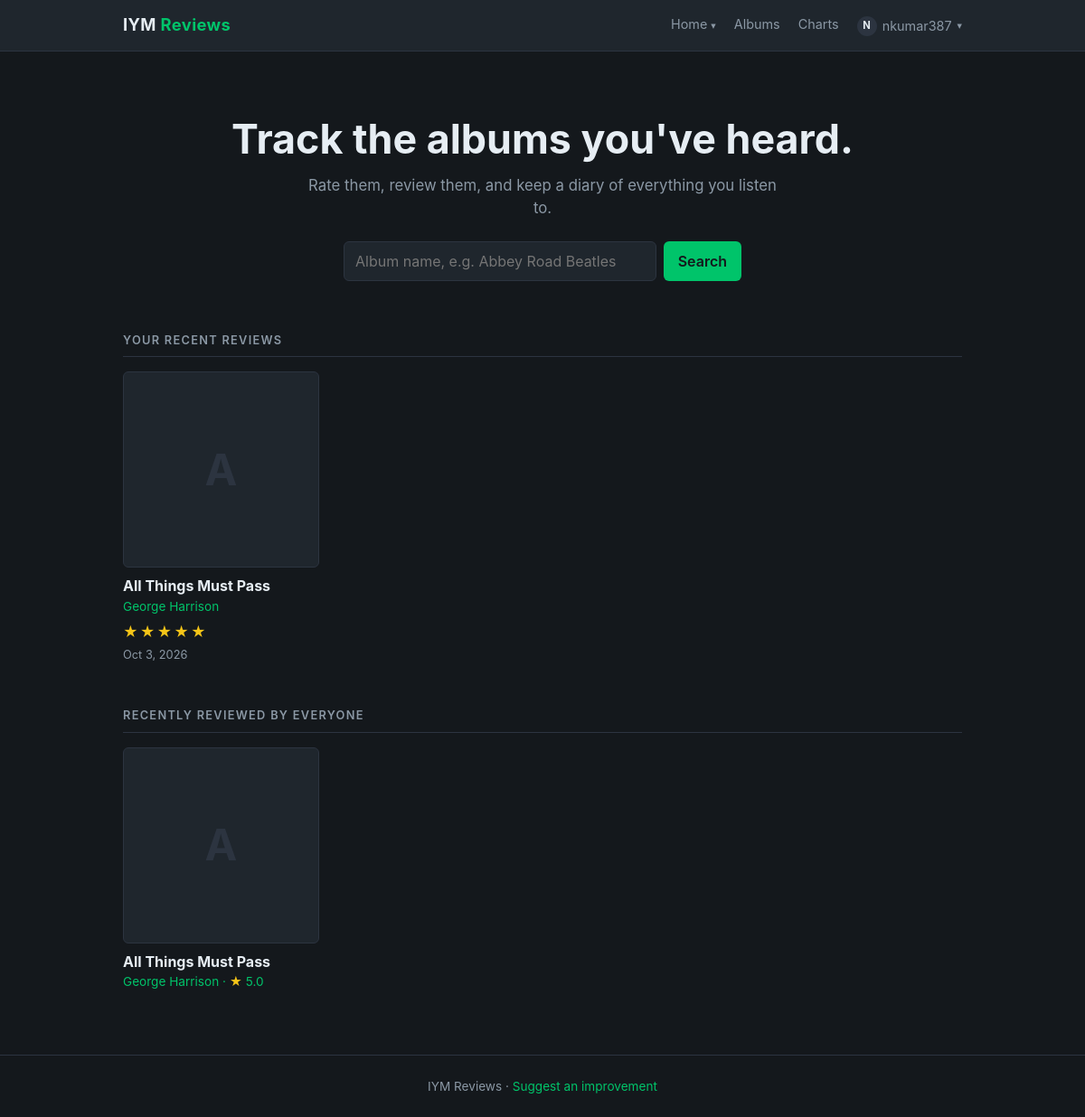
The app's page / (signed in) with its own data.
### albums/models.py (models this page shows, shortened)
class Review(models.Model):
    id = models.AutoField(primary_key=True)
    comment = models.CharField(max_length=255)
    date = models.DateTimeField(auto_now_add=True)
    album = models.ForeignKey(Album, on_delete=models.CASCADE)
    user = models.ForeignKey(User, on_delete=models.CASCADE)
    rating = models.DecimalField(max_digits=2, decimal_places=1, null = True, blank = True)  # 0 to 5 in half steps
    class Meta:
        constraints = [models.UniqueConstraint(fields=['album', 'user'], name='one_review_per_user_per_album')]

class Album(models.Model):
    id = models.AutoField(primary_key=True)
    name = models.CharField(max_length=255)
    artist = models.ForeignKey(Artist, on_delete=models.CASCADE)
    year = models.IntegerField(null=True, blank=True)
    description = models.TextField(blank=True)
    image = models.ImageField(upload_to='album_image/', blank=True)
    cover_url = models.URLField(blank=True, default='')
    mbid = models.CharField(max_length=36, unique=True, null=True, blank=True)

class Artist(models.Model):
    id = models.AutoField(primary_key=True)
    name = models.CharField(max_length=255)
    mbid = models.CharField(max_length=36, unique=True, null=True, blank=True)
    def __str__(self):
        return self.name

### home/views.py (the view)
# urls.py: path('', views.index, name = 'albums.index'),
def index(request):
    template_data = {}
    template_data['title'] = 'Improve Ya Music'
    if request.user.is_authenticated:
        template_data['my_reviews'] = (Review.objects
            .filter(user=request.user)
            .select_related('album', 'album__artist')
            .order_by('-date')[:8])
    template_data['albums'] = (Album.objects
        .annotate(last_review=Max('review__date'), average=Avg('review__rating'))
        .filter(last_review__isnull=False)
        .order_by('-last_review')[:8])
    return render(request, 'home/index.html', {'template_data' : template_data})

### albums/templatetags/ratings.py (called while the page is built)
@register.filter
def star_states(rating):
    if rating is None:
        return []
    states = []
    for star in range(1, 6):
        if rating >= star:
            states.append('on')
        elif rating >= star - 0.5:
            states.append('half')
        else:
            states.append('off')
    return states

@register.filter
def rating_text(rating):
    return ('%.1f' % rating).rstrip('0').rstrip('.')

### home/templates/home/index.html
{% extends 'base.html' %}
{% block content %}
  <section class="hero">
    <h1>Track the albums you've heard.</h1>
    <p>Rate them, review them, and keep a diary of everything you listen to.</p>
    <form class="search-form" method="GET" action="{% url 'albums.index' %}">
      <input type="search" name="search" placeholder="Album name, e.g. Abbey Road Beatles" aria-label="Search albums">
      <button type="submit">Search</button>
    </form>
  </section>
  {% if user.is_authenticated %}
    <section class="home-section">
      <h2 class="section-title">Your recent reviews</h2>
      {% if template_data.my_reviews %}
        <div class="album-grid">
          {% for review in template_data.my_reviews %}
            {% with album=review.album %}
              <article class="album-card">
                <a href="{% url 'albums.show' id=album.id %}">
                  {% include 'albums/cover.html' %}
                  <h3>{{ album.name }}</h3>
                </a>
                <p class="album-meta"><a href="{% url 'albums.artist' id=album.artist.id %}">{{ album.artist }}</a></p>
                {% if review.rating is not None %}
                  {% include 'albums/stars.html' with rating=review.rating label='You rated it ' %}
                {% else %}
                  <p class="diary-unrated">Not rated</p>
                {% endif %}
                <p class="diary-date">{{ review.date|date:"M j, Y" }}</p>
              </article>
            {% endwith %}
          {% endfor %}
        </div>
      {% else %}
        <div class="empty">You haven't reviewed anything yet. <a href="{% url 'albums.index' %}">Find an album</a> to start your diary.</div>
      {% endif %}
    </section>
  {% endif %}
  <section class="home-section">
    <h2 class="section-title">Recently reviewed by everyone</h2>
    {% if template_data.albums %}
      <div class="album-grid">
        {% for album in template_data.albums %}
          <article class="album-card">
            <a href="{% url 'albums.show' id=album.id %}">
              {% include 'albums/cover.html' %}
              <h3>{{ album.name }}</h3>
            </a>
            <p class="album-meta">
              <a href="{% url 'albums.artist' id=album.artist.id %}">{{ album.artist }}</a>
              {% if album.average is not None %}· <span class="star-on" aria-hidden="true">★</span> {{ album.average|floatformat:1 }}<span class="sr-only"> out of 5</span>{% endif %}
            </p>
          </article>
        {% endfor %}
      </div>
    {% else %}
      <div class="empty">No reviews yet. <a href="{% url 'albums.index' %}">Find an album</a> and be the first.</div>
    {% endif %}
  </section>
{% endblock %}

### albumrating/templates/base.html (shortened to what this page needs)
<!DOCTYPE html>
<html lang="en">
<head>
</head>
<body>
  <header class="navbar">
    <div class="container">
      <a class="brand" href="{% url 'home.index' %}">IYM <span>Reviews</span></a>
      <nav class="nav-links">
        <div class="dropdown">
          <a href="{% url 'home.index' %}">Home</a>
        </div>
        <a href="{% url 'albums.index' %}">Albums</a>
        <a href="{% url 'charts.index' %}">Charts</a>
        {% if user.is_authenticated %}
          <div class="dropdown">
            <a class="nav-user" href="{% url 'profiles.reviews' %}">{% include 'profiles/avatar.html' with person=user %}{{ user.username }}</a>
          </div>
        {% else %}
          <a href="{% url 'accounts.login' %}">Log in</a>
          <a href="{% url 'accounts.signup' %}">Sign up</a>
        {% endif %}
      </nav>
    </div>
  </header>
  <main class="container">
    {% block content %}{% endblock %}
  </main>
  <footer>
    <div class="container">
      IYM Reviews · <a class="footer-link" href="{% url 'feedback.index' %}">Suggest an improvement</a>
    </div>
  </footer>
</body>
</html>

### profiles/templates/profiles/avatar.html
<span class="avatar avatar-{{ size|default:'sm' }}" aria-hidden="true">{% if person.profile.avatar %}<img src="{{ person.profile.avatar.url }}" alt="" loading="lazy">{% else %}{{ person.username|slice:":1"|upper }}{% endif %}</span>

### albums/templates/albums/cover.html (shortened to what this page needs)
<div class="album-cover">
  <span aria-hidden="true">{{ album.name|slice:":1" }}</span>
</div>

### albums/templates/albums/stars.html
{% load ratings %}
<div class="review-stars" role="img" aria-label="{{ label|default:'' }}{{ rating|rating_text }} out of 5 stars">{% for state in rating|star_states %}<span class="star-{{ state }}">★</span>{% endfor %}</div>

### albumrating/templates/base.html (style rules this page uses)
:root { --bg: #14181c; --surface: #1f262d; --border: #2c3440; --text: #e6edf3; --muted: #8b98a5; --accent: #00c46a; }
* { box-sizing: border-box; }
body { margin: 0; background: var(--bg); color: var(--text); font-family: -apple-system, BlinkMacSystemFont, "Segoe UI", Roboto, Helvetica, Arial, sans-serif; line-height: 1.5; }
a { color: inherit; text-decoration: none; }
.container { max-width: 960px; margin: 0 auto; padding: 0 16px; }
.navbar { border-bottom: 1px solid var(--border); background: var(--surface); }
.navbar .container { display: flex; align-items: center; justify-content: space-between; height: 56px; }
.brand { font-size: 1.15rem; font-weight: 700; letter-spacing: 0.02em; }
.brand span { color: var(--accent); }
.nav-links { display: flex; gap: 20px; font-size: 0.9rem; color: var(--muted); }
.dropdown { position: relative; }
.dropdown > a::after { content: "▾"; margin-left: 4px; font-size: 0.75em; }
.hero { padding: 72px 0 56px; text-align: center; }
.hero h1 { margin: 0 0 12px; font-size: clamp(1.9rem, 5vw, 2.8rem); line-height: 1.15; }
.hero p { margin: 0 auto; max-width: 520px; color: var(--muted); font-size: 1.05rem; }
.search-form { display: flex; gap: 8px; max-width: 440px; margin: 24px auto 0; }
.search-form input { flex: 1; min-width: 0; padding: 9px 12px; background: var(--surface); border: 1px solid var(--border); border-radius: 6px; color: var(--text); font: inherit; }
.search-form button { padding: 9px 16px; background: var(--accent); border: 0; border-radius: 6px; color: var(--bg); font: inherit; font-weight: 600; cursor: pointer; }
.section-title { margin: 0 0 16px; padding-bottom: 8px; border-bottom: 1px solid var(--border); font-size: 0.8rem; font-weight: 600; letter-spacing: 0.1em; text-transform: uppercase; color: var(--muted); }
.album-grid { display: grid; grid-template-columns: repeat(auto-fill, minmax(180px, 1fr)); gap: 20px; }
.album-card h3 { margin: 10px 0 2px; font-size: 1rem; line-height: 1.3; }
.album-card > a { display: block; }
.album-cover { display: flex; align-items: center; justify-content: center; aspect-ratio: 1; background: var(--surface); border: 1px solid var(--border); border-radius: 6px; font-size: 3rem; font-weight: 700; color: var(--border); }
.album-cover { position: relative; overflow: hidden; }
.album-meta { margin: 0 0 6px; font-size: 0.85rem; color: var(--accent); }
.home-section + .home-section { margin-top: 48px; }
.diary-unrated, .diary-date { margin: 0; font-size: 0.8rem; color: var(--muted); }
.footer-link { color: var(--accent); }
.avatar { display: inline-flex; align-items: center; justify-content: center; flex: none; overflow: hidden; vertical-align: middle; background: var(--border); border-radius: 50%; color: var(--text); font-weight: 700; line-height: 1; }
.avatar-sm { width: 22px; height: 22px; font-size: 0.7rem; margin-right: 4px; }
.nav-user { display: inline-flex; align-items: center; gap: 2px; }
.star-on { color: #f5c518; }
.review-stars { margin: 0 0 4px; font-size: 1rem; letter-spacing: 2px; }
footer { margin-top: 64px; padding: 24px 0; border-top: 1px solid var(--border); text-align: center; font-size: 0.85rem; color: var(--muted); }

### records on screen
Review: album.name "All Things Must Pass", album.artist "George Harrison", rating 5 (drawn), date "Oct 3, 2026"
Album: name "All Things Must Pass", artist "George Harrison", average "5.0"

### other values on screen
{{ person.username|slice:":1"|upper }} "N"
{{ user.username }} "nkumar387"
